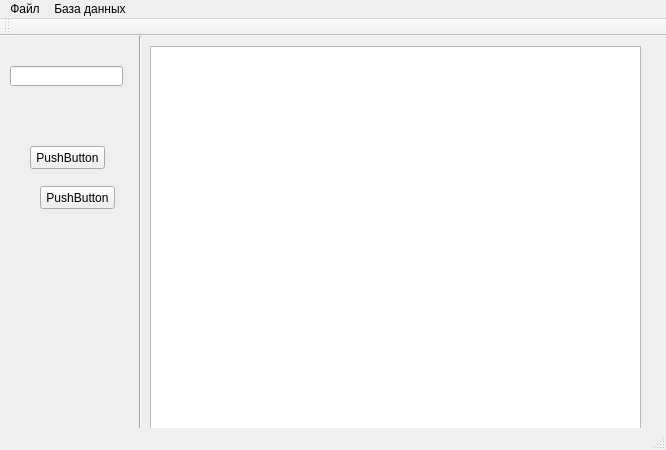
<?xml version="1.0" encoding="UTF-8"?>
<ui version="4.0">
 <class>MainWindow</class>
 <widget class="QMainWindow" name="MainWindow">
  <property name="geometry">
   <rect>
    <x>0</x>
    <y>0</y>
    <width>666</width>
    <height>450</height>
   </rect>
  </property>
  <property name="windowTitle">
   <string>MainWindow</string>
  </property>
  <widget class="QWidget" name="centralWidget">
   <widget class="QPushButton" name="pushButton">
    <property name="geometry">
     <rect>
      <x>30</x>
      <y>110</y>
      <width>75</width>
      <height>23</height>
     </rect>
    </property>
    <property name="text">
     <string>PushButton</string>
    </property>
   </widget>
   <widget class="Line" name="line">
    <property name="geometry">
     <rect>
      <x>130</x>
      <y>0</y>
      <width>20</width>
      <height>411</height>
     </rect>
    </property>
    <property name="orientation">
     <enum>Qt::Vertical</enum>
    </property>
   </widget>
   <widget class="QLineEdit" name="lineEdit">
    <property name="geometry">
     <rect>
      <x>10</x>
      <y>30</y>
      <width>113</width>
      <height>20</height>
     </rect>
    </property>
   </widget>
   <widget class="QPushButton" name="pushButton_2">
    <property name="geometry">
     <rect>
      <x>40</x>
      <y>150</y>
      <width>75</width>
      <height>23</height>
     </rect>
    </property>
    <property name="text">
     <string>PushButton</string>
    </property>
   </widget>
   <widget class="QTextEdit" name="textEdit">
    <property name="geometry">
     <rect>
      <x>150</x>
      <y>10</y>
      <width>491</width>
      <height>391</height>
     </rect>
    </property>
   </widget>
  </widget>
  <widget class="QMenuBar" name="menuBar">
   <property name="geometry">
    <rect>
     <x>0</x>
     <y>0</y>
     <width>666</width>
     <height>21</height>
    </rect>
   </property>
   <widget class="QMenu" name="menu">
    <property name="title">
     <string>Файл</string>
    </property>
   </widget>
   <widget class="QMenu" name="menu_2">
    <property name="title">
     <string>База данных</string>
    </property>
    <addaction name="action_5"/>
    <addaction name="action_6"/>
   </widget>
   <addaction name="menu"/>
   <addaction name="menu_2"/>
  </widget>
  <widget class="QToolBar" name="mainToolBar">
   <attribute name="toolBarArea">
    <enum>TopToolBarArea</enum>
   </attribute>
   <attribute name="toolBarBreak">
    <bool>false</bool>
   </attribute>
  </widget>
  <widget class="QStatusBar" name="statusBar"/>
  <action name="action_2">
   <property name="text">
    <string>Печать</string>
   </property>
  </action>
  <action name="action_4">
   <property name="text">
    <string>Выход</string>
   </property>
  </action>
  <action name="action_5">
   <property name="text">
    <string>Подключиться</string>
   </property>
  </action>
  <action name="action_6">
   <property name="text">
    <string>ап</string>
   </property>
  </action>
 </widget>
 <layoutdefault spacing="6" margin="11"/>
 <resources/>
 <connections/>
</ui>
